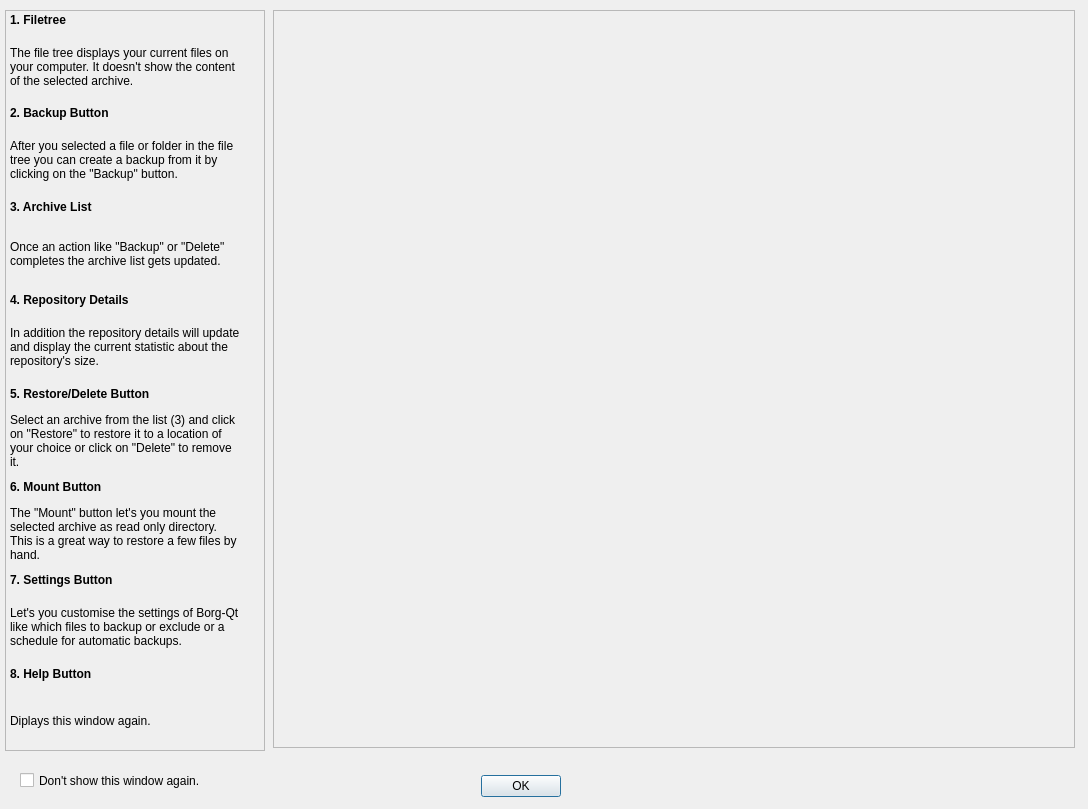
<?xml version="1.0" encoding="UTF-8"?>
<ui version="4.0">
 <class>Dialog</class>
 <widget class="QDialog" name="Dialog">
  <property name="geometry">
   <rect>
    <x>0</x>
    <y>0</y>
    <width>1088</width>
    <height>809</height>
   </rect>
  </property>
  <property name="minimumSize">
   <size>
    <width>1088</width>
    <height>809</height>
   </size>
  </property>
  <property name="maximumSize">
   <size>
    <width>1088</width>
    <height>809</height>
   </size>
  </property>
  <property name="baseSize">
   <size>
    <width>1088</width>
    <height>809</height>
   </size>
  </property>
  <property name="windowTitle">
   <string>Dialog</string>
  </property>
  <widget class="QDialogButtonBox" name="button_box">
   <property name="geometry">
    <rect>
     <x>350</x>
     <y>770</y>
     <width>341</width>
     <height>32</height>
    </rect>
   </property>
   <property name="orientation">
    <enum>Qt::Horizontal</enum>
   </property>
   <property name="standardButtons">
    <set>QDialogButtonBox::Ok</set>
   </property>
   <property name="centerButtons">
    <bool>true</bool>
   </property>
  </widget>
  <widget class="QCheckBox" name="check_hide_enabled">
   <property name="geometry">
    <rect>
     <x>20</x>
     <y>770</y>
     <width>231</width>
     <height>21</height>
    </rect>
   </property>
   <property name="text">
    <string>Don't show this window again.</string>
   </property>
  </widget>
  <widget class="QLabel" name="label_image">
   <property name="geometry">
    <rect>
     <x>273</x>
     <y>10</y>
     <width>802</width>
     <height>738</height>
    </rect>
   </property>
   <property name="text">
    <string/>
   </property>
   <property name="pixmap">
    <pixmap>main_window.png</pixmap>
   </property>
  </widget>
  <widget class="QWidget" name="verticalLayoutWidget">
   <property name="geometry">
    <rect>
     <x>10</x>
     <y>10</y>
     <width>251</width>
     <height>741</height>
    </rect>
   </property>
   <layout class="QVBoxLayout" name="layout_description">
    <property name="sizeConstraint">
     <enum>QLayout::SetMaximumSize</enum>
    </property>
    <item>
     <widget class="QLabel" name="label_file_tree">
      <property name="maximumSize">
       <size>
        <width>230</width>
        <height>20</height>
       </size>
      </property>
      <property name="font">
       <font>
        <weight>75</weight>
        <bold>true</bold>
       </font>
      </property>
      <property name="text">
       <string>1. Filetree</string>
      </property>
     </widget>
    </item>
    <item>
     <widget class="QLabel" name="label_file_tree_text">
      <property name="maximumSize">
       <size>
        <width>230</width>
        <height>700</height>
       </size>
      </property>
      <property name="autoFillBackground">
       <bool>false</bool>
      </property>
      <property name="text">
       <string>The file tree displays your current files on your computer. It doesn't show the content of the selected archive.</string>
      </property>
      <property name="wordWrap">
       <bool>true</bool>
      </property>
     </widget>
    </item>
    <item>
     <widget class="QLabel" name="label_backup_button">
      <property name="maximumSize">
       <size>
        <width>230</width>
        <height>20</height>
       </size>
      </property>
      <property name="font">
       <font>
        <weight>75</weight>
        <bold>true</bold>
       </font>
      </property>
      <property name="text">
       <string>2. Backup Button</string>
      </property>
     </widget>
    </item>
    <item>
     <widget class="QLabel" name="label_backup_button_text">
      <property name="maximumSize">
       <size>
        <width>230</width>
        <height>700</height>
       </size>
      </property>
      <property name="text">
       <string>After you selected a file or folder in the file tree you can create a backup from it by clicking on the &quot;Backup&quot; button.</string>
      </property>
      <property name="wordWrap">
       <bool>true</bool>
      </property>
     </widget>
    </item>
    <item>
     <widget class="QLabel" name="label_archive_list">
      <property name="maximumSize">
       <size>
        <width>230</width>
        <height>20</height>
       </size>
      </property>
      <property name="font">
       <font>
        <weight>75</weight>
        <bold>true</bold>
       </font>
      </property>
      <property name="text">
       <string>3. Archive List</string>
      </property>
     </widget>
    </item>
    <item>
     <widget class="QLabel" name="label_archive_list_text">
      <property name="maximumSize">
       <size>
        <width>230</width>
        <height>700</height>
       </size>
      </property>
      <property name="text">
       <string>Once an action like &quot;Backup&quot; or &quot;Delete&quot; completes the archive list gets updated.</string>
      </property>
      <property name="wordWrap">
       <bool>true</bool>
      </property>
     </widget>
    </item>
    <item>
     <widget class="QLabel" name="label_repository_details">
      <property name="maximumSize">
       <size>
        <width>230</width>
        <height>20</height>
       </size>
      </property>
      <property name="font">
       <font>
        <weight>75</weight>
        <bold>true</bold>
       </font>
      </property>
      <property name="text">
       <string>4. Repository Details</string>
      </property>
     </widget>
    </item>
    <item>
     <widget class="QLabel" name="label_repository_details_text">
      <property name="maximumSize">
       <size>
        <width>230</width>
        <height>700</height>
       </size>
      </property>
      <property name="text">
       <string>In addition the repository details will update and display the current statistic about the repository's size.</string>
      </property>
      <property name="wordWrap">
       <bool>true</bool>
      </property>
     </widget>
    </item>
    <item>
     <widget class="QLabel" name="label_restore_button">
      <property name="maximumSize">
       <size>
        <width>230</width>
        <height>20</height>
       </size>
      </property>
      <property name="font">
       <font>
        <weight>75</weight>
        <bold>true</bold>
       </font>
      </property>
      <property name="text">
       <string>5. Restore/Delete Button</string>
      </property>
     </widget>
    </item>
    <item>
     <widget class="QLabel" name="label_restore_button_text">
      <property name="maximumSize">
       <size>
        <width>230</width>
        <height>700</height>
       </size>
      </property>
      <property name="text">
       <string>Select an archive from the list (3) and click on &quot;Restore&quot; to restore it to a location of your choice or click on &quot;Delete&quot; to remove it.</string>
      </property>
      <property name="wordWrap">
       <bool>true</bool>
      </property>
     </widget>
    </item>
    <item>
     <widget class="QLabel" name="label_mount_button">
      <property name="maximumSize">
       <size>
        <width>230</width>
        <height>20</height>
       </size>
      </property>
      <property name="font">
       <font>
        <weight>75</weight>
        <bold>true</bold>
       </font>
      </property>
      <property name="text">
       <string>6. Mount Button</string>
      </property>
     </widget>
    </item>
    <item>
     <widget class="QLabel" name="label_mount_button_text">
      <property name="maximumSize">
       <size>
        <width>230</width>
        <height>700</height>
       </size>
      </property>
      <property name="text">
       <string>The &quot;Mount&quot; button let's you mount the selected archive as read only directory. This is a great way to restore a few files by hand.</string>
      </property>
      <property name="wordWrap">
       <bool>true</bool>
      </property>
     </widget>
    </item>
    <item>
     <widget class="QLabel" name="label_settings_button">
      <property name="maximumSize">
       <size>
        <width>230</width>
        <height>20</height>
       </size>
      </property>
      <property name="font">
       <font>
        <weight>75</weight>
        <bold>true</bold>
       </font>
      </property>
      <property name="text">
       <string>7. Settings Button</string>
      </property>
     </widget>
    </item>
    <item>
     <widget class="QLabel" name="label_settings_button_text">
      <property name="maximumSize">
       <size>
        <width>230</width>
        <height>700</height>
       </size>
      </property>
      <property name="text">
       <string>Let's you customise the settings of Borg-Qt like which files to backup or exclude or a schedule for automatic backups.</string>
      </property>
      <property name="wordWrap">
       <bool>true</bool>
      </property>
     </widget>
    </item>
    <item>
     <widget class="QLabel" name="label_help_button">
      <property name="maximumSize">
       <size>
        <width>230</width>
        <height>20</height>
       </size>
      </property>
      <property name="font">
       <font>
        <weight>75</weight>
        <bold>true</bold>
       </font>
      </property>
      <property name="text">
       <string>8. Help Button</string>
      </property>
     </widget>
    </item>
    <item>
     <widget class="QLabel" name="label_help_button_text">
      <property name="maximumSize">
       <size>
        <width>230</width>
        <height>65</height>
       </size>
      </property>
      <property name="text">
       <string>Diplays this window again.</string>
      </property>
      <property name="wordWrap">
       <bool>true</bool>
      </property>
     </widget>
    </item>
   </layout>
  </widget>
  <widget class="QFrame" name="frame_text">
   <property name="geometry">
    <rect>
     <x>5</x>
     <y>10</y>
     <width>260</width>
     <height>741</height>
    </rect>
   </property>
   <property name="maximumSize">
    <size>
     <width>260</width>
     <height>900</height>
    </size>
   </property>
   <property name="frameShape">
    <enum>QFrame::StyledPanel</enum>
   </property>
   <property name="frameShadow">
    <enum>QFrame::Raised</enum>
   </property>
  </widget>
  <widget class="QFrame" name="frame_image">
   <property name="geometry">
    <rect>
     <x>273</x>
     <y>10</y>
     <width>802</width>
     <height>738</height>
    </rect>
   </property>
   <property name="minimumSize">
    <size>
     <width>802</width>
     <height>738</height>
    </size>
   </property>
   <property name="maximumSize">
    <size>
     <width>802</width>
     <height>738</height>
    </size>
   </property>
   <property name="frameShape">
    <enum>QFrame::StyledPanel</enum>
   </property>
   <property name="frameShadow">
    <enum>QFrame::Raised</enum>
   </property>
  </widget>
  <zorder>frame_text</zorder>
  <zorder>button_box</zorder>
  <zorder>check_hide_enabled</zorder>
  <zorder>label_image</zorder>
  <zorder>verticalLayoutWidget</zorder>
  <zorder>frame_image</zorder>
 </widget>
 <resources/>
 <connections>
  <connection>
   <sender>button_box</sender>
   <signal>accepted()</signal>
   <receiver>Dialog</receiver>
   <slot>accept()</slot>
   <hints>
    <hint type="sourcelabel">
     <x>248</x>
     <y>254</y>
    </hint>
    <hint type="destinationlabel">
     <x>157</x>
     <y>274</y>
    </hint>
   </hints>
  </connection>
  <connection>
   <sender>button_box</sender>
   <signal>rejected()</signal>
   <receiver>Dialog</receiver>
   <slot>reject()</slot>
   <hints>
    <hint type="sourcelabel">
     <x>316</x>
     <y>260</y>
    </hint>
    <hint type="destinationlabel">
     <x>286</x>
     <y>274</y>
    </hint>
   </hints>
  </connection>
 </connections>
</ui>
